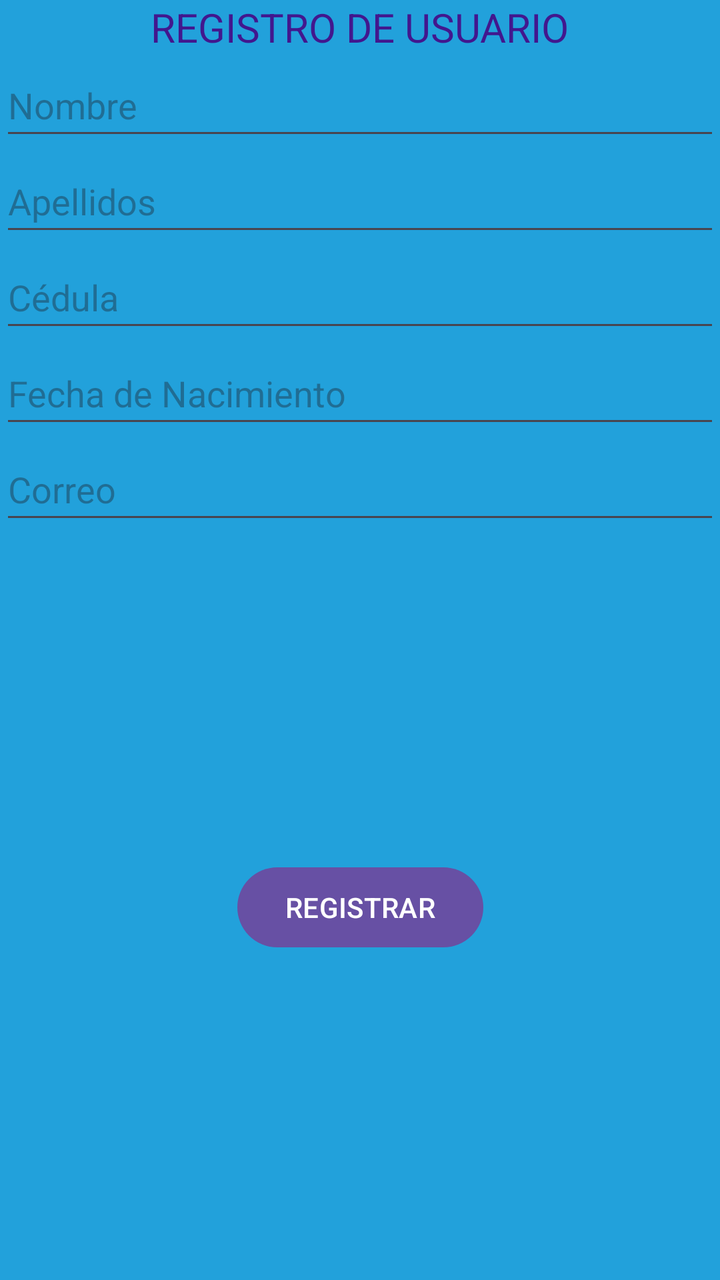
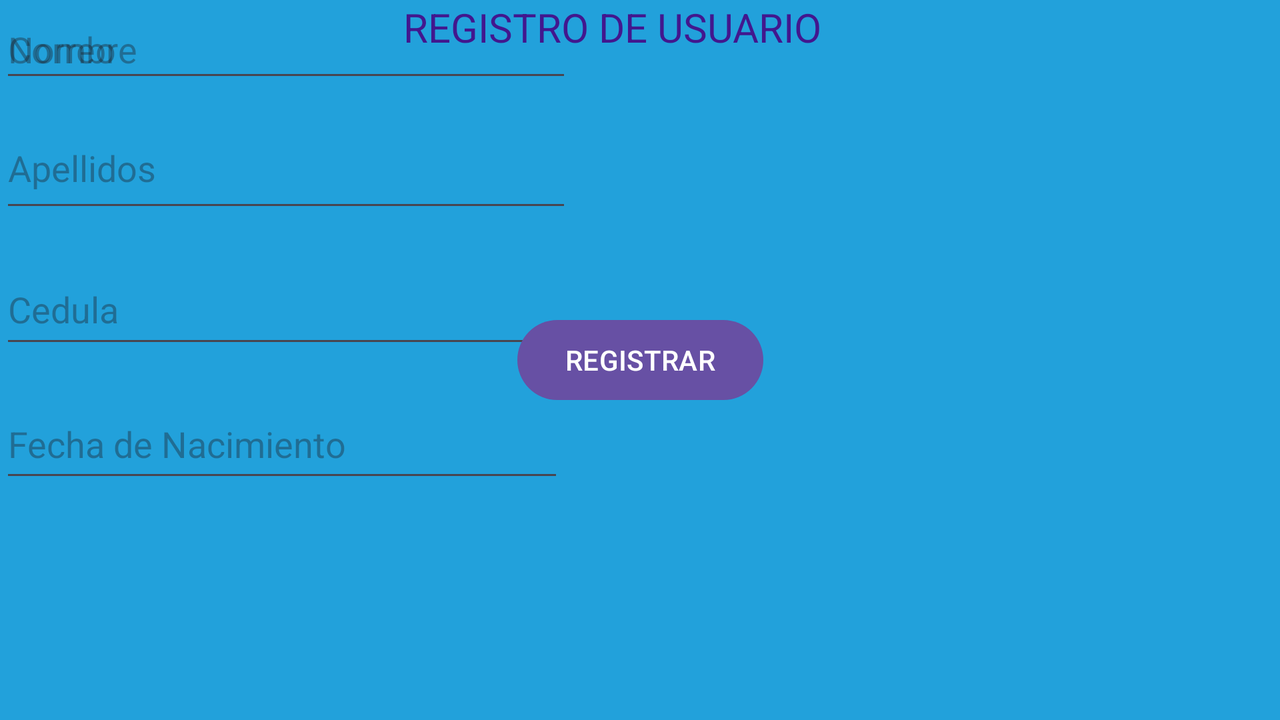

One screen, two layout resources from the same app: the default and the repository's alternative for another configuration. Each is rendered where Android would select it; the XML of both is given below.
<!-- AndroidManifest.xml: application theme Theme.FacturacionPython -->
<!-- res/layout/activity_main2.xml -->
<?xml version="1.0" encoding="utf-8"?>
<androidx.constraintlayout.widget.ConstraintLayout
    xmlns:android="http://schemas.android.com/apk/res/android"
    xmlns:app="http://schemas.android.com/apk/res-auto"
    xmlns:tools="http://schemas.android.com/tools"
    android:id="@+id/main"
    android:layout_width="match_parent"
    android:layout_height="match_parent"
    android:background="#22A1DB"
    tools:context=".MainActivity2">

    
    <TextView
        android:id="@+id/textView"
        android:layout_width="wrap_content"
        android:layout_height="wrap_content"
        android:text="@string/register_title"
        android:textColor="#42178E"
        android:textSize="20sp"
        app:layout_constraintTop_toTopOf="parent"
        app:layout_constraintStart_toStartOf="parent"
        app:layout_constraintEnd_toEndOf="parent"
        app:layout_constraintHorizontal_bias="0.5" />

    
    <EditText
        android:id="@+id/editTextText3"
        android:layout_width="0dp"
        android:layout_height="wrap_content"
        android:minHeight="48dp"
        android:ems="10"
        android:hint="@string/name_hint"
        android:inputType="text"
        app:layout_constraintTop_toBottomOf="@id/textView"
        app:layout_constraintStart_toStartOf="parent"
        app:layout_constraintEnd_toEndOf="parent" />

    
    <EditText
        android:id="@+id/editTextText4"
        android:layout_width="0dp"
        android:layout_height="wrap_content"
        android:minHeight="48dp"
        android:ems="10"
        android:hint="@string/lastname_hint"
        android:inputType="text"
        app:layout_constraintTop_toBottomOf="@id/editTextText3"
        app:layout_constraintStart_toStartOf="parent"
        app:layout_constraintEnd_toEndOf="parent" />

    
    <EditText
        android:id="@+id/editTextText5"
        android:layout_width="0dp"
        android:layout_height="wrap_content"
        android:minHeight="48dp"
        android:ems="10"
        android:hint="@string/id_hint"
        android:inputType="text"
        app:layout_constraintTop_toBottomOf="@id/editTextText4"
        app:layout_constraintStart_toStartOf="parent"
        app:layout_constraintEnd_toEndOf="parent" />

    
    <EditText
        android:id="@+id/editTextText6"
        android:layout_width="0dp"
        android:layout_height="wrap_content"
        android:minHeight="48dp"
        android:ems="10"
        android:hint="@string/birthdate_hint"
        android:inputType="text"
        app:layout_constraintTop_toBottomOf="@id/editTextText5"
        app:layout_constraintStart_toStartOf="parent"
        app:layout_constraintEnd_toEndOf="parent" />

    
    <EditText
        android:id="@+id/editTextTextEmailAddress2"
        android:layout_width="0dp"
        android:layout_height="wrap_content"
        android:minHeight="48dp"
        android:ems="10"
        android:hint="@string/email_hint2"
        android:inputType="textEmailAddress"
        app:layout_constraintTop_toBottomOf="@id/editTextText6"
        app:layout_constraintStart_toStartOf="parent"
        app:layout_constraintEnd_toEndOf="parent" />

    
    <Button
        android:id="@+id/button3"
        android:layout_width="wrap_content"
        android:layout_height="wrap_content"
        android:minHeight="48dp"
        android:text="@string/register_button"
        app:layout_constraintTop_toBottomOf="@id/editTextTextEmailAddress2"
        app:layout_constraintStart_toStartOf="parent"
        app:layout_constraintEnd_toEndOf="parent"
        app:layout_constraintBottom_toBottomOf="parent"
        app:layout_constraintHorizontal_bias="0.5" />

</androidx.constraintlayout.widget.ConstraintLayout>
<!-- resources referenced by this layout -->
<resources>
  <string name="birthdate_hint">Fecha de Nacimiento</string>
  <string name="email_hint2">Correo</string>
  <string name="id_hint">Cédula</string>
  <string name="lastname_hint">Apellidos</string>
  <string name="name_hint">Nombre</string>
  <string name="register_button">REGISTRAR</string>
  <string name="register_title">REGISTRO DE USUARIO</string>
  <style name="Theme.FacturacionPython" parent="Base.Theme.FacturacionPython" />
  <style name="Base.Theme.FacturacionPython" parent="Theme.Material3.DayNight.NoActionBar">
          
          
      </style>
</resources>
<!-- res/layout-land/activity_main2.xml (the repository's variant of the layout above) -->
<!-- drawn on the phone turned sideways -->
<?xml version="1.0" encoding="utf-8"?>
<androidx.constraintlayout.widget.ConstraintLayout xmlns:android="http://schemas.android.com/apk/res/android"
    xmlns:app="http://schemas.android.com/apk/res-auto"
    xmlns:tools="http://schemas.android.com/tools"
    android:id="@+id/main"
    android:layout_width="match_parent"
    android:layout_height="match_parent"
    android:background="#22A1DB"
    tools:context=".MainActivity2">

    <TextView
        android:id="@+id/textView"
        android:layout_width="237dp"
        android:layout_height="26dp"
        android:text="REGISTRO DE USUARIO"
        android:textColor="#42178E"
        android:textSize="20sp"
        app:layout_constraintEnd_toEndOf="parent"
        app:layout_constraintHorizontal_bias="0.5"
        app:layout_constraintStart_toStartOf="parent"
        tools:layout_editor_absoluteY="81dp" />

    <EditText
        android:id="@+id/editTextText4"
        android:layout_width="286dp"
        android:layout_height="57dp"
        android:layout_marginTop="8dp"
        android:ems="10"
        android:hint="Apellidos"
        android:inputType="text"
        app:layout_constraintTop_toBottomOf="@+id/editTextText3"
        tools:layout_editor_absoluteX="61dp" />

    <EditText
        android:id="@+id/editTextText6"
        android:layout_width="282dp"
        android:layout_height="51dp"
        android:layout_marginTop="16dp"
        android:ems="10"
        android:hint="Fecha de Nacimiento"
        android:inputType="text"
        app:layout_constraintTop_toBottomOf="@+id/editTextText5"
        tools:layout_editor_absoluteX="62dp" />

    <EditText
        android:id="@+id/editTextText3"
        android:layout_width="286dp"
        android:layout_height="46dp"
        android:ems="10"
        android:hint="Nombre"
        android:inputType="text"
        tools:layout_editor_absoluteX="61dp"
        tools:layout_editor_absoluteY="143dp" />

    <EditText
        android:id="@+id/editTextTextEmailAddress2"
        android:layout_width="285dp"
        android:layout_height="46dp"
        android:ems="10"
        android:hint="Correo"
        android:inputType="textEmailAddress"
        tools:layout_editor_absoluteX="61dp"
        tools:layout_editor_absoluteY="402dp" />

    <EditText
        android:id="@+id/editTextText5"
        android:layout_width="284dp"
        android:layout_height="52dp"
        android:layout_marginTop="16dp"
        android:ems="10"
        android:hint="Cedula"
        android:inputType="text"
        app:layout_constraintTop_toBottomOf="@+id/editTextText4"
        tools:layout_editor_absoluteX="61dp" />

    <Button
        android:id="@+id/button3"
        android:layout_width="wrap_content"
        android:layout_height="wrap_content"
        android:text="REGISTRAR"
        app:layout_constraintBottom_toBottomOf="parent"
        app:layout_constraintEnd_toEndOf="parent"
        app:layout_constraintHorizontal_bias="0.5"
        app:layout_constraintStart_toStartOf="parent"
        app:layout_constraintTop_toTopOf="@+id/editTextTextEmailAddress2"
        app:layout_constraintVertical_bias="0.5" />

    <androidx.constraintlayout.widget.Guideline
        android:layout_width="wrap_content"
        android:layout_height="wrap_content" />
</androidx.constraintlayout.widget.ConstraintLayout>
<!-- resources referenced by the variant -->
<!-- as the phone turned sideways resolves them -->
<resources>
  <style name="Theme.FacturacionPython" parent="Base.Theme.FacturacionPython" />
  <style name="Base.Theme.FacturacionPython" parent="Theme.Material3.DayNight.NoActionBar">
          
          
      </style>
</resources>
